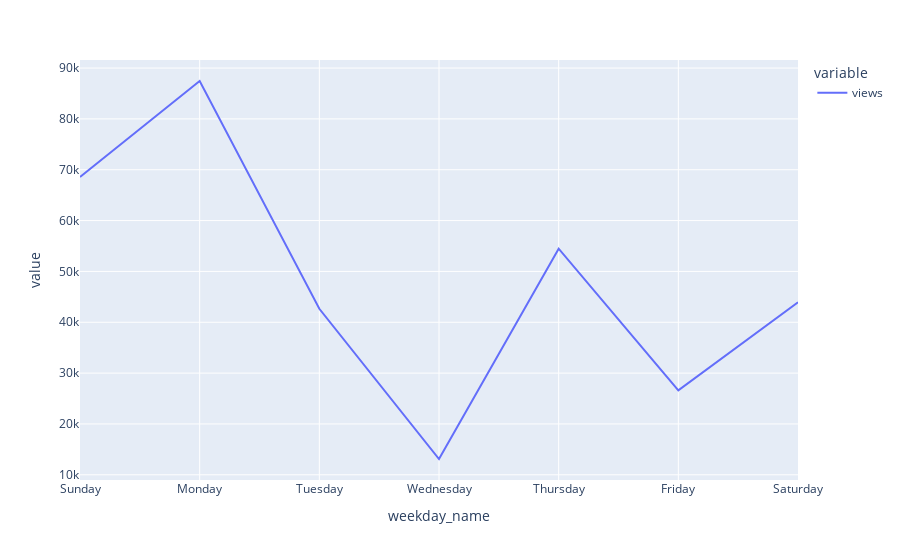

This figure's notebook cell:
### Code cell
fig2 = px.line(df_range.groupby('weekday_name')['views'].mean(), category_orders={'weekday_name': days_of_week})

### Figure 1 — Plotly figure (JSON) as saved in the notebook; plotly's stock layout.template omitted (floating-point values rounded to 4 significant figures)
{"data": [{"hovertemplate": "variable=views<br>weekday_name=%{x}<br>value=%{y}<extra></extra>", "legendgroup": "views", "line": {"color": "#636efa", "dash": "solid"}, "marker": {"symbol": "circle"}, "mode": "lines", "name": "views", "orientation": "v", "showlegend": true, "type": "scatter", "x": ["Sunday", "Monday", "Tuesday", "Wednesday", "Thursday", "Friday", "Saturday"], "xaxis": "x", "y": [68584, 87450.0, 42660.0, 13110.0, 54470.0, 26600.0, 43920.0], "yaxis": "y"}], "layout": {"legend": {"title": {"text": "variable"}, "tracegroupgap": 0}, "margin": {"t": 60}, "xaxis": {"anchor": "y", "categoryarray": ["Sunday", "Monday", "Tuesday", "Wednesday", "Thursday", "Friday", "Saturday"], "categoryorder": "array", "domain": [0, 1], "title": {"text": "weekday_name"}}, "yaxis": {"anchor": "x", "domain": [0, 1], "title": {"text": "value"}}}}
